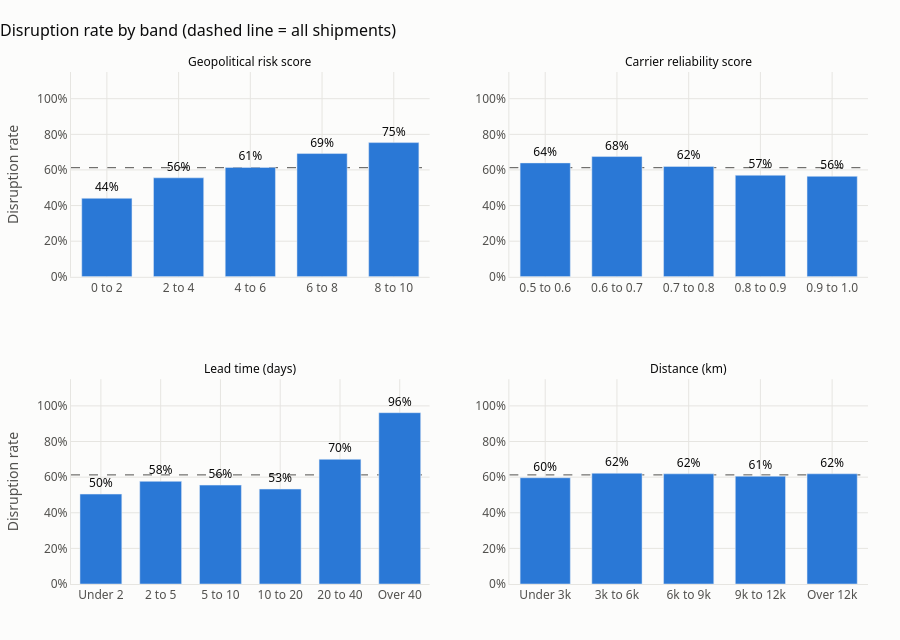

Notebook cell for this chart:
### Markdown cell above
### 8. Which numbers move with disruption?

We split four inputs into bands and look at the disruption rate inside each band.

### Code cell
panels = [
    ("Geopolitical_Risk_Score", [-0.1, 2, 4, 6, 8, 10], ["0 to 2", "2 to 4", "4 to 6", "6 to 8", "8 to 10"], "Geopolitical risk score"),
    ("Carrier_Reliability_Score", [0.49, 0.6, 0.7, 0.8, 0.9, 1.0], ["0.5 to 0.6", "0.6 to 0.7", "0.7 to 0.8", "0.8 to 0.9", "0.9 to 1.0"], "Carrier reliability score"),
    ("Lead_Time_Days", [0, 2, 5, 10, 20, 40, 400], ["Under 2", "2 to 5", "5 to 10", "10 to 20", "20 to 40", "Over 40"], "Lead time (days)"),
    ("Distance_km", [0, 3000, 6000, 9000, 12000, 15000], ["Under 3k", "3k to 6k", "6k to 9k", "9k to 12k", "Over 12k"], "Distance (km)"),
]

fig = make_subplots(rows=2, cols=2, subplot_titles=[p[3] for p in panels],
                    vertical_spacing=0.2, horizontal_spacing=0.1)
band_tables = {}
for i, (col, edges, labels, title) in enumerate(panels):
    bands = pd.cut(clean[col], bins=edges, labels=labels)
    grouped = clean.groupby(bands, observed=False)[TARGET].agg(["mean", "size"])
    band_tables[title] = grouped
    fig.add_trace(go.Bar(
        x=grouped.index.astype(str), y=grouped["mean"], marker_color=BLUE,
        text=[f"{m:.0%}" for m in grouped["mean"]], textposition="outside",
        textfont=dict(color=INK), cliponaxis=False, customdata=grouped["size"],
        hovertemplate="%{x}<br>Disruption rate: %{y:.1%}<br>Shipments: %{customdata:,}<extra></extra>",
    ), row=i // 2 + 1, col=i % 2 + 1)
    fig.add_hline(y=overall, line=dict(color=MUTED, width=1, dash="dash"), layer="below", row=i // 2 + 1, col=i % 2 + 1)
fig.update_annotations(font=dict(size=12, color=INK))
fig.update_yaxes(tickformat=".0%", range=[0, 1.15])
fig.update_yaxes(title_text="Disruption rate", col=1)
style(fig, "Disruption rate by band (dashed line = all shipments)", height=640)
fig.update_layout(showlegend=False, bargap=0.3)
fig.show()

pd.concat(band_tables).rename(columns={"mean": "disruption_rate", "size": "shipments"}).round(3)

### Figure 1 — Plotly figure (JSON) as saved in the notebook; plotly's stock layout.template omitted (floating-point values rounded to 4 significant figures)
{"data": [{"cliponaxis": false, "customdata": [987, 968, 1001, 1062, 982], "hovertemplate": "%{x}<br>Disruption rate: %{y:.1%}<br>Shipments: %{customdata:,}<extra></extra>", "marker": {"color": "#2a78d6"}, "text": ["44%", "56%", "61%", "69%", "75%"], "textfont": {"color": "#0b0b0b"}, "textposition": "outside", "type": "bar", "x": ["0 to 2", "2 to 4", "4 to 6", "6 to 8", "8 to 10"], "xaxis": "x", "y": [0.4407, 0.5558, 0.6144, 0.6921, 0.7536], "yaxis": "y"}, {"cliponaxis": false, "customdata": [957, 976, 999, 1047, 1021], "hovertemplate": "%{x}<br>Disruption rate: %{y:.1%}<br>Shipments: %{customdata:,}<extra></extra>", "marker": {"color": "#2a78d6"}, "text": ["64%", "68%", "62%", "57%", "56%"], "textfont": {"color": "#0b0b0b"}, "textposition": "outside", "type": "bar", "x": ["0.5 to 0.6", "0.6 to 0.7", "0.7 to 0.8", "0.8 to 0.9", "0.9 to 1.0"], "xaxis": "x2", "y": [0.6395, 0.6752, 0.6196, 0.5702, 0.5642], "yaxis": "y2"}, {"cliponaxis": false, "customdata": [1214, 649, 904, 923, 680, 630], "hovertemplate": "%{x}<br>Disruption rate: %{y:.1%}<br>Shipments: %{customdata:,}<extra></extra>", "marker": {"color": "#2a78d6"}, "text": ["50%", "58%", "56%", "53%", "70%", "96%"], "textfont": {"color": "#0b0b0b"}, "textposition": "outside", "type": "bar", "x": ["Under 2", "2 to 5", "5 to 10", "10 to 20", "20 to 40", "Over 40"], "xaxis": "x3", "y": [0.5049, 0.5763, 0.5553, 0.533, 0.7, 0.9619], "yaxis": "y3"}, {"cliponaxis": false, "customdata": [895, 1023, 1007, 1036, 1039], "hovertemplate": "%{x}<br>Disruption rate: %{y:.1%}<br>Shipments: %{customdata:,}<extra></extra>", "marker": {"color": "#2a78d6"}, "text": ["60%", "62%", "62%", "61%", "62%"], "textfont": {"color": "#0b0b0b"}, "textposition": "outside", "type": "bar", "x": ["Under 3k", "3k to 6k", "6k to 9k", "9k to 12k", "Over 12k"], "xaxis": "x4", "y": [0.5966, 0.6217, 0.6187, 0.6052, 0.6189], "yaxis": "y4"}], "layout": {"annotations": [{"font": {"color": "#0b0b0b", "size": 12}, "showarrow": false, "text": "Geopolitical risk score", "x": 0.225, "xanchor": "center", "xref": "paper", "y": 1.0, "yanchor": "bottom", "yref": "paper"}, {"font": {"color": "#0b0b0b", "size": 12}, "showarrow": false, "text": "Carrier reliability score", "x": 0.775, "xanchor": "center", "xref": "paper", "y": 1.0, "yanchor": "bottom", "yref": "paper"}, {"font": {"color": "#0b0b0b", "size": 12}, "showarrow": false, "text": "Lead time (days)", "x": 0.225, "xanchor": "center", "xref": "paper", "y": 0.4, "yanchor": "bottom", "yref": "paper"}, {"font": {"color": "#0b0b0b", "size": 12}, "showarrow": false, "text": "Distance (km)", "x": 0.775, "xanchor": "center", "xref": "paper", "y": 0.4, "yanchor": "bottom", "yref": "paper"}], "bargap": 0.3, "font": {"color": "#52514e", "family": "Segoe UI, Arial, sans-serif", "size": 12}, "height": 640, "hoverlabel": {"bgcolor": "white", "font": {"color": "#0b0b0b"}}, "margin": {"b": 56, "l": 64, "r": 32, "t": 72}, "paper_bgcolor": "#fcfcfb", "plot_bgcolor": "#fcfcfb", "shapes": [{"layer": "below", "line": {"color": "#52514e", "dash": "dash", "width": 1}, "type": "line", "x0": 0, "x1": 1, "xref": "x domain", "y0": 0.6126, "y1": 0.6126, "yref": "y"}, {"layer": "below", "line": {"color": "#52514e", "dash": "dash", "width": 1}, "type": "line", "x0": 0, "x1": 1, "xref": "x2 domain", "y0": 0.6126, "y1": 0.6126, "yref": "y2"}, {"layer": "below", "line": {"color": "#52514e", "dash": "dash", "width": 1}, "type": "line", "x0": 0, "x1": 1, "xref": "x3 domain", "y0": 0.6126, "y1": 0.6126, "yref": "y3"}, {"layer": "below", "line": {"color": "#52514e", "dash": "dash", "width": 1}, "type": "line", "x0": 0, "x1": 1, "xref": "x4 domain", "y0": 0.6126, "y1": 0.6126, "yref": "y4"}], "showlegend": false, "title": {"font": {"color": "#0b0b0b", "size": 16}, "text": "Disruption rate by band (dashed line = all shipments)", "x": 0, "xanchor": "left"}, "xaxis": {"anchor": "y", "domain": [0.0, 0.45], "gridcolor": "#e6e5e1", "linecolor": "#e6e5e1", "zeroline": false}, "xaxis2": {"anchor": "y2", "domain": [0.55, 1.0], "gridcolor": "#e6e5e1", "linecolor": "#e6e5e1", "zeroline": false}, "xaxis3": {"anchor": "y3", "domain": [0.0, 0.45], "gridcolor": "#e6e5e1", "linecolor": "#e6e5e1", "zeroline": false}, "xaxis4": {"anchor": "y4", "domain": [0.55, 1.0], "gridcolor": "#e6e5e1", "linecolor": "#e6e5e1", "zeroline": false}, "yaxis": {"anchor": "x", "domain": [0.6, 1.0], "gridcolor": "#e6e5e1", "linecolor": "#e6e5e1", "range": [0, 1.15], "tickformat": ".0%", "title": {"text": "Disruption rate"}, "zeroline": false}, "yaxis2": {"anchor": "x2", "domain": [0.6, 1.0], "gridcolor": "#e6e5e1", "linecolor": "#e6e5e1", "range": [0, 1.15], "tickformat": ".0%", "zeroline": false}, "yaxis3": {"anchor": "x3", "domain": [0.0, 0.4], "gridcolor": "#e6e5e1", "linecolor": "#e6e5e1", "range": [0, 1.15], "tickformat": ".0%", "title": {"text": "Disruption rate"}, "zeroline": false}, "yaxis4": {"anchor": "x4", "domain": [0.0, 0.4], "gridcolor": "#e6e5e1", "linecolor": "#e6e5e1", "range": [0, 1.15], "tickformat": ".0%", "zeroline": false}}}
